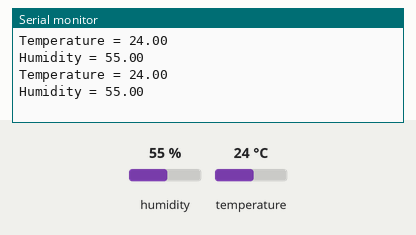
Recording of a sketch running on a simulated Arduino Uno, built with avr-gcc and run on an emulated ATmega328P. Shown: the last lines printed to the serial monitor. Wiring (inferred from the names in the program): DHT11 sensor: data pin 7. The inputs (shaded band) are chosen by the test bench; at power-on: humidity 55 %, temperature 24 °C.

Above: at 1.8 s.
1.9 s: humidity set to 22 %
At 2.6 s:
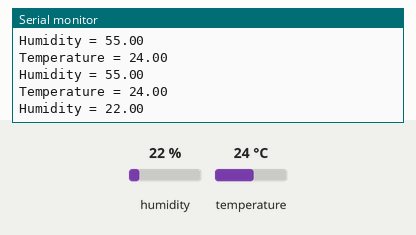
3.4 s: temperature set to 12 °C
At 4.7 s:
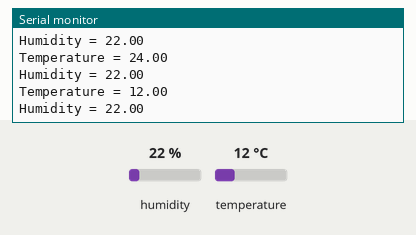
4.9 s: humidity set to 40 %
At 6.0 s:
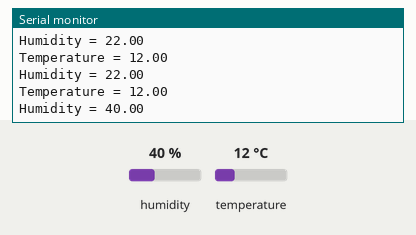
Timing chart, 0 to 7.9 s (numbered marks = the images above; inputs shaded):
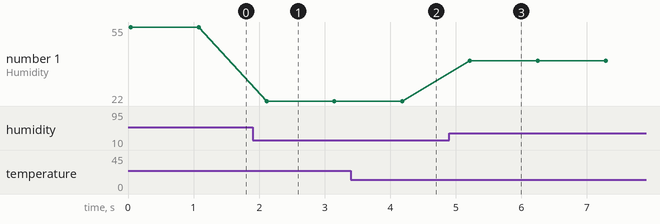

The sketch:

arduinoSensorTelemetry.ino
```cpp
#include <dht.h>
#include <SoftwareSerial.h>

dht DHT;
SoftwareSerial espSerial(10, 11); // RX, TX

#define DHT11_PIN 7

void setup(){
  Serial.begin(9600);
  espSerial.begin(9600);
}

void loop(){
  int chk = DHT.read11(DHT11_PIN);
  uint8_t packets[11]; // Packet size is 11

  if(chk == 0) {
    // Packet Creation
    packets[0] = 0xAA; // Start byte 1
    packets[1] = 8; // Length of payload is 8
    memcpy(&packets[2], &DHT.temperature, 4); // Temp is 4 bytes
    memcpy(&packets[6], &DHT.humidity, 4); // Humidity is 4 bytes

    // Creation of checksum which will be compared in the espSensorTelemetry
    uint8_t checksum = 0;
    checksum ^= packets[0];
    checksum ^= packets[1];
    for (int i = 2; i < 10; i++) {
      checksum ^= packets[i];
    }
    packets[10] = checksum; // The last byte of packet is the checksum

    // For the user: data regarding the temperature and humidity.
    // This will be used to compare the data sent from arduino to esp. (The temperature there and here should match)
    Serial.print("Temperature = ");
    Serial.println((DHT.temperature)); // This is in celsius
    Serial.print("Humidity = ");
    Serial.println(DHT.humidity);
    Serial.println();

    for(int i = 0; i < 11; i++) { // Sending the data from arduino to esp
      espSerial.write(packets[i]);
    }

    // Debug Info
    // Serial.println("Bytes");
    // for(int i = 0; i < 11; i++) {
      // Serial.println(packets[i]);
    // }
    // Serial.println("done");
  } else {
    packets[0] = 0x00;
  }

  delay(1000);
}
```

Measured:
- after the input at 1.9 s, the serial monitor: prints a new line after 0.21 s (image 1)
- after the input at 3.4 s, the serial monitor: prints a new line after 0.76 s (image 2)
- after the input at 4.9 s, the serial monitor: prints a new line after 0.32 s (image 3)
- plotted number 1: 55 → 22 after the input at 1.9 s, 22 → 40 after the input at 4.9 s
